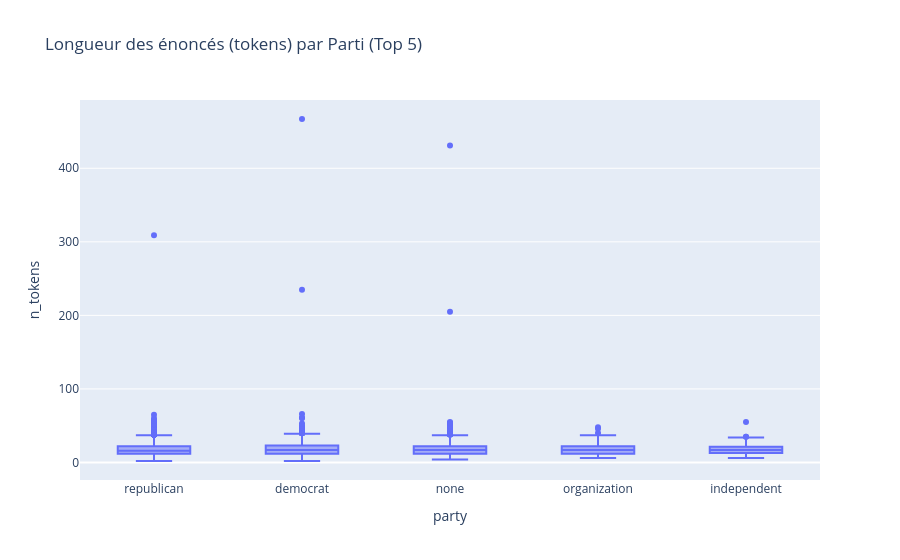

The code cell stored with this chart in its notebook:
### Code cell
if "party" in df.columns:
    top_5_parties = df["party"].value_counts().nlargest(5).index
    df_top_party = df[df["party"].isin(top_5_parties)]
    import plotly.express as px
    fig = px.box(df_top_party, x="party", y="n_tokens", title="Longueur des énoncés (tokens) par Parti (Top 5)")
    fig.show()

### Figure 1 — Plotly figure (JSON) as saved in the notebook; plotly's stock layout.template omitted (floating-point values rounded to 4 significant figures; data arrays with more than 128 entries replaced by an {"elided": "..."} marker saying what was removed)
{"data": [{"alignmentgroup": "True", "hovertemplate": "party=%{x}<br>n_tokens=%{y}<extra></extra>", "legendgroup": "", "marker": {"color": "#636efa"}, "name": "", "notched": false, "offsetgroup": "", "orientation": "v", "showlegend": false, "type": "box", "x": {"elided": "12427 str values"}, "x0": " ", "xaxis": "x", "y": {"elided": "12427 int values"}, "y0": " ", "yaxis": "y"}], "layout": {"boxmode": "group", "legend": {"tracegroupgap": 0}, "title": {"text": "Longueur des énoncés (tokens) par Parti (Top 5)"}, "xaxis": {"anchor": "y", "domain": [0, 1], "title": {"text": "party"}}, "yaxis": {"anchor": "x", "domain": [0, 1], "title": {"text": "n_tokens"}}}}
